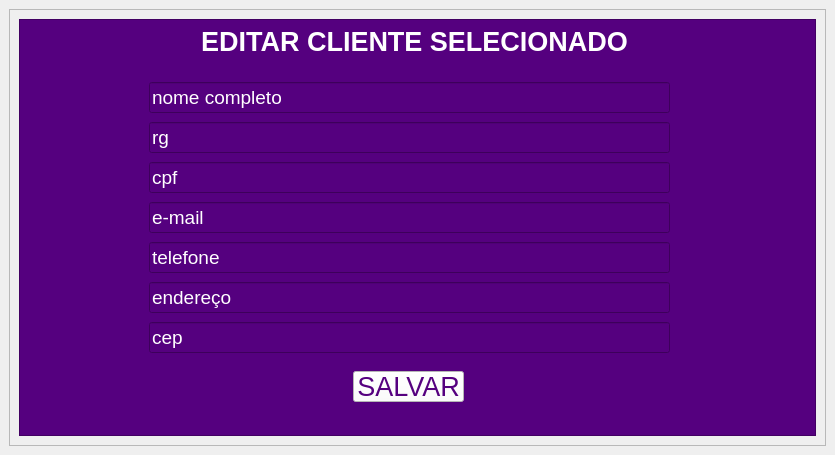
<?xml version="1.0" encoding="UTF-8"?>
<ui version="4.0">
 <class>MainWindow</class>
 <widget class="QMainWindow" name="MainWindow">
  <property name="geometry">
   <rect>
    <x>0</x>
    <y>0</y>
    <width>835</width>
    <height>455</height>
   </rect>
  </property>
  <property name="windowTitle">
   <string>MainWindow</string>
  </property>
  <widget class="QWidget" name="centralwidget">
   <layout class="QGridLayout" name="gridLayout">
    <item row="0" column="1">
     <layout class="QVBoxLayout" name="verticalLayout">
      <item>
       <widget class="QFrame" name="frame">
        <property name="styleSheet">
         <string notr="true">border-color: rgb(85, 0, 127);</string>
        </property>
        <property name="frameShape">
         <enum>QFrame::StyledPanel</enum>
        </property>
        <property name="frameShadow">
         <enum>QFrame::Raised</enum>
        </property>
        <layout class="QGridLayout" name="gridLayout_5">
         <item row="0" column="0">
          <layout class="QGridLayout" name="gridLayout_2">
           <item row="0" column="0">
            <widget class="QFrame" name="frame_2">
             <property name="styleSheet">
              <string notr="true">background-color: rgb(85, 0, 127);
color: rgb(255, 255, 255);</string>
             </property>
             <property name="frameShape">
              <enum>QFrame::StyledPanel</enum>
             </property>
             <property name="frameShadow">
              <enum>QFrame::Raised</enum>
             </property>
             <widget class="QLabel" name="label">
              <property name="geometry">
               <rect>
                <x>170</x>
                <y>10</y>
                <width>451</width>
                <height>25</height>
               </rect>
              </property>
              <property name="font">
               <font>
                <pointsize>20</pointsize>
                <weight>75</weight>
                <bold>true</bold>
                <stylestrategy>PreferAntialias</stylestrategy>
               </font>
              </property>
              <property name="styleSheet">
               <string notr="true"/>
              </property>
              <property name="text">
               <string>EDITAR CLIENTE SELECIONADO</string>
              </property>
              <property name="alignment">
               <set>Qt::AlignCenter</set>
              </property>
             </widget>
             <widget class="QPushButton" name="salvar">
              <property name="geometry">
               <rect>
                <x>334</x>
                <y>352</y>
                <width>111</width>
                <height>31</height>
               </rect>
              </property>
              <property name="sizePolicy">
               <sizepolicy hsizetype="Minimum" vsizetype="Fixed">
                <horstretch>0</horstretch>
                <verstretch>0</verstretch>
               </sizepolicy>
              </property>
              <property name="minimumSize">
               <size>
                <width>50</width>
                <height>20</height>
               </size>
              </property>
              <property name="maximumSize">
               <size>
                <width>150</width>
                <height>16777215</height>
               </size>
              </property>
              <property name="font">
               <font>
                <pointsize>20</pointsize>
               </font>
              </property>
              <property name="cursor">
               <cursorShape>PointingHandCursor</cursorShape>
              </property>
              <property name="styleSheet">
               <string notr="true">background-color: rgb(255, 255, 255);
color: rgb(85, 0, 127);</string>
              </property>
              <property name="text">
               <string>SALVAR</string>
              </property>
             </widget>
             <widget class="QWidget" name="layoutWidget">
              <property name="geometry">
               <rect>
                <x>130</x>
                <y>60</y>
                <width>521</width>
                <height>281</height>
               </rect>
              </property>
              <layout class="QVBoxLayout" name="verticalLayout_2">
               <item>
                <widget class="QLineEdit" name="nome">
                 <property name="font">
                  <font>
                   <pointsize>14</pointsize>
                  </font>
                 </property>
                 <property name="styleSheet">
                  <string notr="true"/>
                 </property>
                 <property name="text">
                  <string>nome completo</string>
                 </property>
                 <property name="placeholderText">
                  <string>CÓDIGO</string>
                 </property>
                </widget>
               </item>
               <item>
                <widget class="QLineEdit" name="rg">
                 <property name="font">
                  <font>
                   <pointsize>14</pointsize>
                  </font>
                 </property>
                 <property name="text">
                  <string>rg</string>
                 </property>
                 <property name="placeholderText">
                  <string>DESCRIÇÃO</string>
                 </property>
                </widget>
               </item>
               <item>
                <widget class="QLineEdit" name="cpf">
                 <property name="font">
                  <font>
                   <pointsize>14</pointsize>
                  </font>
                 </property>
                 <property name="text">
                  <string>cpf</string>
                 </property>
                 <property name="placeholderText">
                  <string>PREÇO DIÁRIA</string>
                 </property>
                </widget>
               </item>
               <item>
                <widget class="QLineEdit" name="email">
                 <property name="font">
                  <font>
                   <pointsize>14</pointsize>
                  </font>
                 </property>
                 <property name="text">
                  <string>e-mail</string>
                 </property>
                 <property name="placeholderText">
                  <string>PREÇO MENSAL</string>
                 </property>
                </widget>
               </item>
               <item>
                <widget class="QLineEdit" name="telefone">
                 <property name="font">
                  <font>
                   <pointsize>14</pointsize>
                  </font>
                 </property>
                 <property name="text">
                  <string>telefone</string>
                 </property>
                 <property name="placeholderText">
                  <string>PREÇO VENDA</string>
                 </property>
                </widget>
               </item>
               <item>
                <widget class="QLineEdit" name="endereco">
                 <property name="font">
                  <font>
                   <pointsize>14</pointsize>
                  </font>
                 </property>
                 <property name="text">
                  <string>endereço</string>
                 </property>
                 <property name="placeholderText">
                  <string>PREÇO VENDA</string>
                 </property>
                </widget>
               </item>
               <item>
                <widget class="QLineEdit" name="cep">
                 <property name="font">
                  <font>
                   <pointsize>14</pointsize>
                  </font>
                 </property>
                 <property name="text">
                  <string>cep</string>
                 </property>
                 <property name="placeholderText">
                  <string>PREÇO VENDA</string>
                 </property>
                </widget>
               </item>
              </layout>
             </widget>
            </widget>
           </item>
          </layout>
         </item>
        </layout>
       </widget>
      </item>
     </layout>
    </item>
   </layout>
  </widget>
 </widget>
 <tabstops>
  <tabstop>nome</tabstop>
  <tabstop>rg</tabstop>
  <tabstop>cpf</tabstop>
  <tabstop>email</tabstop>
  <tabstop>telefone</tabstop>
  <tabstop>endereco</tabstop>
  <tabstop>cep</tabstop>
  <tabstop>salvar</tabstop>
 </tabstops>
 <resources/>
 <connections/>
</ui>
